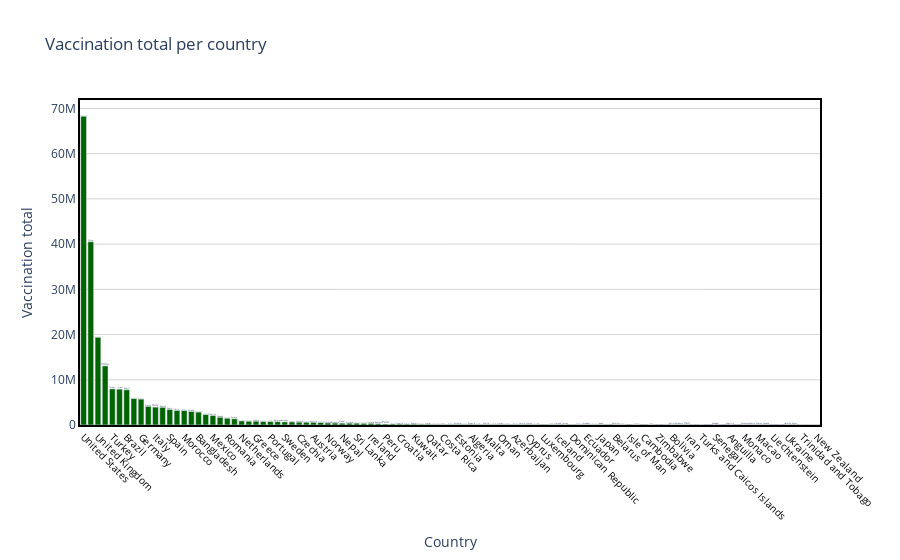

The cell this chart's notebook holds for it:
### Code cell
draw_trace_bar(country_vaccine, 'Total vaccinations', 'Vaccination total per country', 'Country', 'Vaccination total', "Darkgreen" )

### Figure 1 — Plotly figure (JSON) as saved in the notebook; plotly's stock layout.template omitted (floating-point values rounded to 4 significant figures)
{"data": [{"marker": {"color": "Darkgreen"}, "text": ["United States", "China", "United Kingdom", "India", "Turkey", "Israel", "Brazil", "United Arab Emirates", "Germany", "France", "Italy", "Russia", "Spain", "Chile", "Morocco", "Poland", "Bangladesh", "Indonesia", "Mexico", "Canada", "Romania", "Serbia", "Netherlands", "Argentina", "Greece", "Hungary", "Portugal", "Belgium", "Sweden", "Switzerland", "Czechia", "Saudi Arabia", "Austria", "Denmark", "Norway", "Slovakia", "Nepal", "Finland", "Sri Lanka", "Singapore", "Ireland", "Bahrain", "Peru", "Lithuania", "Croatia", "Bulgaria", "Kuwait", "Slovenia", "Qatar", "Myanmar", "Costa Rica", "Maldives", "Estonia", "Panama", "Algeria", "Pakistan", "Malta", "Seychelles", "Oman", "Colombia", "Azerbaijan", "Latvia", "Cyprus", "South Africa", "Luxembourg", "Gibraltar", "Iceland", "Jersey", "Dominican Republic", "Barbados", "Ecuador", "Lebanon", "Japan", "Cayman Islands", "Belarus", "Guernsey", "Isle of Man", "Bermuda", "Cambodia", "Australia", "Zimbabwe", "Northern Cyprus", "Bolivia", "Albania", "Iran", "Faeroe Islands", "Turks and Caicos Islands", "El Salvador", "Senegal", "Mauritius", "Anguilla", "Greenland", "Monaco", "Andorra", "Macao", "Guyana", "Liechtenstein", "Falkland Islands", "Ukraine", "Egypt", "Trinidad and Tobago", "Saint Helena", "New Zealand"], "type": "bar", "x": ["United States", "China", "United Kingdom", "India", "Turkey", "Israel", "Brazil", "United Arab Emirates", "Germany", "France", "Italy", "Russia", "Spain", "Chile", "Morocco", "Poland", "Bangladesh", "Indonesia", "Mexico", "Canada", "Romania", "Serbia", "Netherlands", "Argentina", "Greece", "Hungary", "Portugal", "Belgium", "Sweden", "Switzerland", "Czechia", "Saudi Arabia", "Austria", "Denmark", "Norway", "Slovakia", "Nepal", "Finland", "Sri Lanka", "Singapore", "Ireland", "Bahrain", "Peru", "Lithuania", "Croatia", "Bulgaria", "Kuwait", "Slovenia", "Qatar", "Myanmar", "Costa Rica", "Maldives", "Estonia", "Panama", "Algeria", "Pakistan", "Malta", "Seychelles", "Oman", "Colombia", "Azerbaijan", "Latvia", "Cyprus", "South Africa", "Luxembourg", "Gibraltar", "Iceland", "Jersey", "Dominican Republic", "Barbados", "Ecuador", "Lebanon", "Japan", "Cayman Islands", "Belarus", "Guernsey", "Isle of Man", "Bermuda", "Cambodia", "Australia", "Zimbabwe", "Northern Cyprus", "Bolivia", "Albania", "Iran", "Faeroe Islands", "Turks and Caicos Islands", "El Salvador", "Senegal", "Mauritius", "Anguilla", "Greenland", "Monaco", "Andorra", "Macao", "Guyana", "Liechtenstein", "Falkland Islands", "Ukraine", "Egypt", "Trinidad and Tobago", "Saint Helena", "New Zealand"], "y": [68274117, 40520000, 19392553, 13067047, 7979726, 7924356, 7799000, 5846036, 5715991, 4111784, 3950725, 3900000, 3436158, 3207932, 3204105, 2990683, 2850940, 2315665, 2088813, 1707398, 1486908, 1375872, 891621, 829832, 826370, 761905, 752317, 731352, 690271, 673744, 623820, 600798, 582135, 542597, 433295, 419575, 402264, 396861, 393469, 360000, 359616, 290103, 225296, 213945, 194267, 188512, 175000, 151862, 140000, 103142, 101183, 98311, 96980, 89419, 75000, 72882, 71562, 70568, 67660, 66157, 65000, 57592, 56791, 52647, 34760, 33371, 31451, 29312, 26400, 25578, 24492, 23833, 21896, 21106, 20944, 20047, 18795, 17073, 13101, 11908, 11007, 11000, 10167, 10135, 10000, 6713, 6433, 6000, 4087, 3843, 2762, 2584, 2400, 2390, 2000, 1852, 1812, 1515, 1338, 1315, 440, 107, 100]}], "layout": {"hovermode": "closest", "paper_bgcolor": "rgba(0, 0, 0, 0)", "plot_bgcolor": "rgba(0, 0, 0, 0)", "title": {"text": "Vaccination total per country"}, "xaxis": {"linecolor": "black", "linewidth": 2, "mirror": true, "showline": true, "showticklabels": true, "tickangle": 45, "tickfont": {"color": "black", "size": 10}, "title": {"text": "Country"}, "zeroline": true, "zerolinecolor": "grey", "zerolinewidth": 1}, "yaxis": {"gridcolor": "lightgrey", "linecolor": "black", "linewidth": 2, "mirror": true, "showline": true, "title": {"text": "Vaccination total"}, "zeroline": true, "zerolinecolor": "grey", "zerolinewidth": 1}}}
